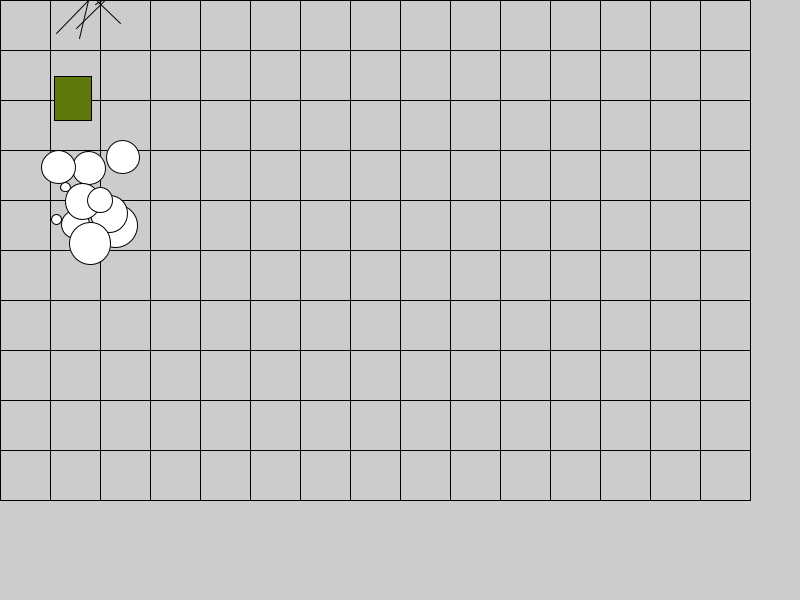
Frame 1 (no input)
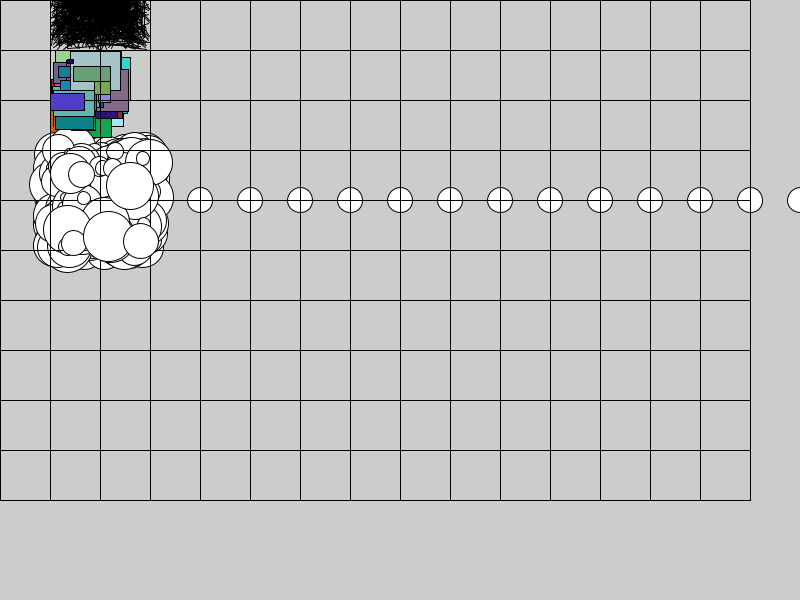
Frame 60 (the mouse pressed at the canvas centre just before this capture)
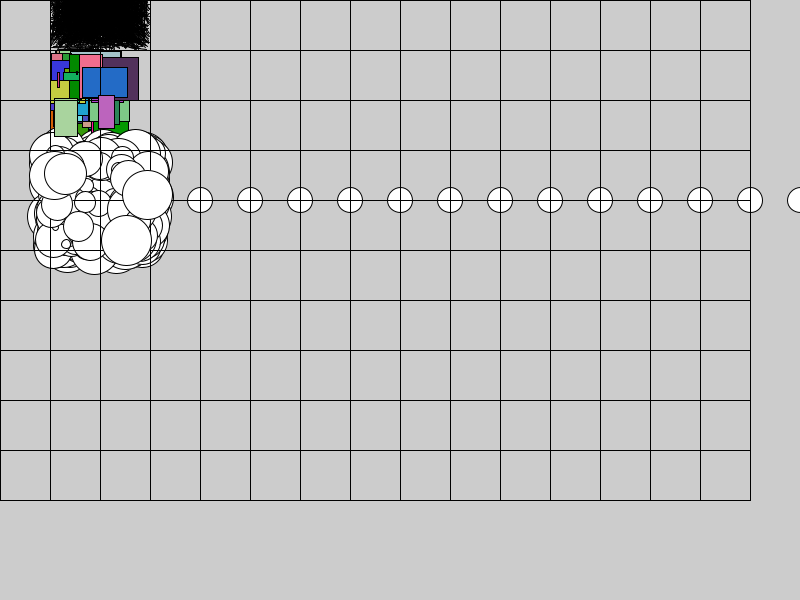
Frame 120 (the mouse held since frame 60 and released just before this capture)

The Processing sketch that drew these frames (run headless with seeded random() and noise(); from frame 60 on, the mouse is pressed at the canvas centre):

// Processing sketch: mapa_robot_i_przeszkody
// ── mapa_robot_i_przeszkody.pde
/**********************//**********************/

public class Efekt {
  
  char typ;
  int rozmiar;
    
  Efekt(char typ, int rozmiar) {
    this.typ = typ;
    this.rozmiar = rozmiar;
  }
    
  void rysuj(float x, float y, float skala) {
    switch(this.typ) {
       case '.' : {
           
       }
       break;
       case '5' : {
         for(int i = 0; i < 10; ++i) {
           circle( x + this.rozmiar*skala*random(-1, 1), y + this.rozmiar*skala*random(-1, 1), this.rozmiar*skala*random(-1, 1) );
         }
       }
       break;
       case '6' : {
         fill(random(0, 255), random(0, 255), random(0, 255));
         rect( x + this.rozmiar*skala*random(-1, 0), y + this.rozmiar*skala*random(-1, 0), this.rozmiar*skala*random(0, 1), this.rozmiar*skala*random(0, 1) );
         fill(255, 255, 255);
       }
       break;
       case '7' : {
         for(int i = 0; i < 10; ++i) {
           line( x + this.rozmiar*skala*random(-1, 1), y + this.rozmiar*skala*random(-1, 1), x + this.rozmiar*skala*random(-1, 1), y + this.rozmiar*skala*random(-1, 1) );
         }
       }
       break;
    }
    
  }

}

/**********************//**********************/

public class Mapa {

  String[] listaPol;
  int szerokosc;
  int wysokosc;
  int rozmiarKlatkiMapy;
  
  Efekt[][] pola;
  
  Mapa(String[] listaPol, int rozmiarKlatkiMapy) {
    this.listaPol = listaPol;
    // na razie program dziala tylko z prostokatnym planem mapy
    this.szerokosc = listaPol[0].length();
    this.wysokosc = listaPol.length;
    this.rozmiarKlatkiMapy = rozmiarKlatkiMapy;
    
    this.pola = new Efekt[this.szerokosc][this.wysokosc];
    
    // problem przy tlumaczeniu z jezyka Python na jezyk Java, poniewaz w Javie, w tablicach obiekty musza byc tego samego typu
    /* do usuniecia
    for(int j = 0; j < this.wysokosc; ++j) {
       for(int i = 0; i < this.szerokosc; ++i) {
          if(this.listaPol[j].charAt(i) != '.') {
             // ... 
             // self.pola[j][i] = e.Efekt(int(self.pola[j][i]), self.rozmiar_klatki_mapy)
          }
       }
    }
    */
    
    //stad potrzeba dodania wlasciwosci Efekt[][] pola, zmiany typu typu w klasie Efekt na char oraz "defaultowego" efektu '.'
    for(int i = 0; i < this.szerokosc; ++i) {
       for(int j = 0; j < this.wysokosc; ++j) {
             this.pola[i][j] = new Efekt(this.listaPol[j].charAt(i), this.rozmiarKlatkiMapy);
       }
    }
  }
  
  void rysuj(float skala) {
    for(int i = 0; i <= this.wysokosc; ++i) {
      line(0, i * this.rozmiarKlatkiMapy, this.rozmiarKlatkiMapy * this.szerokosc, i * this.rozmiarKlatkiMapy);
    }
    for(int i = 0; i <= this.szerokosc; ++i) {
      line(i * this.rozmiarKlatkiMapy, 0, i * this.rozmiarKlatkiMapy, this.rozmiarKlatkiMapy * this.wysokosc);
    }
    //ale to uproscilo metode rysujaca efekty na mapie
    for(int i = 0; i < this.szerokosc; ++i) {
       for(int j = 0; j < this.wysokosc; ++j) {
             this.pola[i][j].rysuj(i * this.rozmiarKlatkiMapy,j*this.rozmiarKlatkiMapy,skala);
       }
    }
  }
  
}

/**********************//**********************/

class Robot {
  
  Mapa mapa;
  int rozmiarKlatkiMapy;
  // czy robot powinien znac swoje polozenie na mapie (OOD?)
  int[] poleStartowe;
  int x,y,rozmiar;
  
  Robot(Mapa mapa, int rozmiarKlatkiMapy, int[] poleStartowe) {
    this.mapa = mapa;
    this.x = poleStartowe[0];
    this.y = poleStartowe[1];
    this.rozmiarKlatkiMapy = rozmiarKlatkiMapy;
    this.rozmiar = rozmiarKlatkiMapy/2;
  }
  
  // poprawic rozpoznawanie przeszkod
  boolean naZachodzieWolne() {
    return true;
  }
  boolean naWschodzieWolne() {
    return true;
  }
  boolean naPolnocyWolne() {
    return true; 
  }
  boolean naPoludnieWolne() {
    return true; 
  }
  
  // czy robot powinien sam sie wyswietlac (OOD?)
  void rysuj() {
    circle(this.x * this.rozmiarKlatkiMapy, this.y * this.rozmiarKlatkiMapy, this.rozmiar);
  }
  
  void krokWKierunku(int kierunek) {
    
   switch(kierunek) {
      case 0: {
        this.y = this.y - 1;
      } break;
      case 1: {
        this.x = this.x + 1;
      } break;
      case 2: {
        this.y = this.y + 1;
      } break;
      case 3: {
        this.x = this.x - 1;
      } break;
      
   }
  }

}

/**********************//**********************/

int rozmiarKlatkiMapy = 50;
// poprawic tak, by wyswietlaly sie mapy innych ksztaltow niz prostokatne
String[] szkieletMapy = new String[] {
 "..7............",
 "...............",
 "..6............",
 "...............",
 "..5............",
 "...............",
 "...............",
 "...............",
 "...............",
 "..............."
};

Mapa mapa = new Mapa(szkieletMapy, rozmiarKlatkiMapy);

// przeniesc punkt poczatkowy robota na mape
Robot robot = new Robot(mapa, rozmiarKlatkiMapy, new int[] {2,4});

void setup() {
    size(800, 600);
}
 
void draw() {
    mapa.rysuj(1);
    robot.rysuj();

    //tutaj rozkazy dla robota
    robot.krokWKierunku(1);

    delay(100);
}
